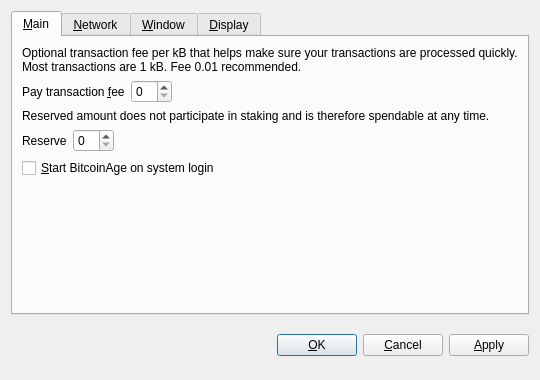
<?xml version="1.0" encoding="UTF-8"?>
<ui version="4.0">
 <class>OptionsDialog</class>
 <widget class="QDialog" name="OptionsDialog">
  <property name="geometry">
   <rect>
    <x>0</x>
    <y>0</y>
    <width>540</width>
    <height>380</height>
   </rect>
  </property>
  <property name="windowTitle">
   <string>Options</string>
  </property>
  <property name="modal">
   <bool>true</bool>
  </property>
  <layout class="QVBoxLayout" name="verticalLayout">
   <item>
    <widget class="QTabWidget" name="tabWidget">
     <property name="tabPosition">
      <enum>QTabWidget::North</enum>
     </property>
     <property name="currentIndex">
      <number>0</number>
     </property>
     <widget class="QWidget" name="tabMain">
      <attribute name="title">
       <string>&amp;Main</string>
      </attribute>
      <layout class="QVBoxLayout" name="verticalLayout_Main">
       <item>
        <widget class="QLabel" name="transactionFeeInfoLabel">
         <property name="text">
          <string>Optional transaction fee per kB that helps make sure your transactions are processed quickly. Most transactions are 1 kB. Fee 0.01 recommended.</string>
         </property>
         <property name="textFormat">
          <enum>Qt::PlainText</enum>
         </property>
         <property name="wordWrap">
          <bool>true</bool>
         </property>
        </widget>
       </item>
       <item>
        <layout class="QHBoxLayout" name="horizontalLayoutFee">
         <item>
          <widget class="QLabel" name="transactionFeeLabel">
           <property name="text">
            <string>Pay transaction &amp;fee</string>
           </property>
           <property name="textFormat">
            <enum>Qt::PlainText</enum>
           </property>
           <property name="buddy">
            <cstring>transactionFee</cstring>
           </property>
          </widget>
         </item>
         <item>
          <widget class="BitcoinAmountField" name="transactionFee"/>
         </item>
         <item>
          <spacer name="horizontalSpacerFee">
           <property name="orientation">
            <enum>Qt::Horizontal</enum>
           </property>
           <property name="sizeHint" stdset="0">
            <size>
             <width>40</width>
             <height>20</height>
            </size>
           </property>
          </spacer>
         </item>
        </layout>
       </item>
       <item>
        <widget class="QLabel" name="reserveBalanceInfoLabel">
         <property name="text">
          <string>Reserved amount does not participate in staking and is therefore spendable at any time.</string>
         </property>
         <property name="textFormat">
          <enum>Qt::PlainText</enum>
         </property>
         <property name="wordWrap">
          <bool>true</bool>
         </property>
        </widget>
       </item>
       <item>
        <layout class="QHBoxLayout" name="horizontalLayoutReserveBalance">
         <item>
          <widget class="QLabel" name="reserveBalanceLabel">
           <property name="text">
            <string>Reserve</string>
           </property>
           <property name="textFormat">
            <enum>Qt::PlainText</enum>
           </property>
           <property name="buddy">
            <cstring>reserveBalance</cstring>
           </property>
          </widget>
         </item>
         <item>
          <widget class="BitcoinAmountField" name="reserveBalance"/>
         </item>
         <item>
          <spacer name="horizontalSpacerReserveBalance">
           <property name="orientation">
            <enum>Qt::Horizontal</enum>
           </property>
           <property name="sizeHint" stdset="0">
            <size>
             <width>40</width>
             <height>20</height>
            </size>
           </property>
          </spacer>
         </item>
        </layout>
       </item>
       <item>
        <widget class="QCheckBox" name="bitcoinAtStartup">
         <property name="toolTip">
          <string>Automatically start BitcoinAge after logging in to the system.</string>
         </property>
         <property name="text">
          <string>&amp;Start BitcoinAge on system login</string>
         </property>
        </widget>
       </item>
       <item>
        <spacer name="verticalSpacer_Main">
         <property name="orientation">
          <enum>Qt::Vertical</enum>
         </property>
         <property name="sizeHint" stdset="0">
          <size>
           <width>20</width>
           <height>40</height>
          </size>
         </property>
        </spacer>
       </item>
      </layout>
     </widget>
     <widget class="QWidget" name="tabNetwork">
      <attribute name="title">
       <string>&amp;Network</string>
      </attribute>
      <layout class="QVBoxLayout" name="verticalLayout_Network">
       <item>
        <widget class="QCheckBox" name="mapPortUpnp">
         <property name="toolTip">
          <string>Automatically open the BitcoinAge client port on the router. This only works when your router supports UPnP and it is enabled.</string>
         </property>
         <property name="text">
          <string>Map port using &amp;UPnP</string>
         </property>
        </widget>
       </item>
       <item>
        <widget class="QCheckBox" name="connectSocks">
         <property name="toolTip">
          <string>Connect to the BitcoinAge network through a SOCKS proxy (e.g. when connecting through Tor).</string>
         </property>
         <property name="text">
          <string>&amp;Connect through SOCKS proxy:</string>
         </property>
        </widget>
       </item>
       <item>
        <layout class="QHBoxLayout" name="horizontalLayout_Network">
         <item>
          <widget class="QLabel" name="proxyIpLabel">
           <property name="text">
            <string>Proxy &amp;IP:</string>
           </property>
           <property name="textFormat">
            <enum>Qt::PlainText</enum>
           </property>
           <property name="buddy">
            <cstring>proxyIp</cstring>
           </property>
          </widget>
         </item>
         <item>
          <widget class="QValidatedLineEdit" name="proxyIp">
           <property name="maximumSize">
            <size>
             <width>140</width>
             <height>16777215</height>
            </size>
           </property>
           <property name="toolTip">
            <string>IP address of the proxy (e.g. 127.0.0.1)</string>
           </property>
          </widget>
         </item>
         <item>
          <widget class="QLabel" name="proxyPortLabel">
           <property name="text">
            <string>&amp;Port:</string>
           </property>
           <property name="textFormat">
            <enum>Qt::PlainText</enum>
           </property>
           <property name="buddy">
            <cstring>proxyPort</cstring>
           </property>
          </widget>
         </item>
         <item>
          <widget class="QLineEdit" name="proxyPort">
           <property name="maximumSize">
            <size>
             <width>55</width>
             <height>16777215</height>
            </size>
           </property>
           <property name="toolTip">
            <string>Port of the proxy (e.g. 9050)</string>
           </property>
          </widget>
         </item>
         <item>
          <widget class="QLabel" name="socksVersionLabel">
           <property name="text">
            <string>SOCKS &amp;Version:</string>
           </property>
           <property name="textFormat">
            <enum>Qt::PlainText</enum>
           </property>
           <property name="buddy">
            <cstring>socksVersion</cstring>
           </property>
          </widget>
         </item>
         <item>
          <widget class="QValueComboBox" name="socksVersion">
           <property name="toolTip">
            <string>SOCKS version of the proxy (e.g. 5)</string>
           </property>
          </widget>
         </item>
         <item>
          <spacer name="horizontalSpacer_Network">
           <property name="orientation">
            <enum>Qt::Horizontal</enum>
           </property>
           <property name="sizeHint" stdset="0">
            <size>
             <width>40</width>
             <height>20</height>
            </size>
           </property>
          </spacer>
         </item>
        </layout>
       </item>
       <item>
        <spacer name="verticalSpacer_Network">
         <property name="orientation">
          <enum>Qt::Vertical</enum>
         </property>
         <property name="sizeHint" stdset="0">
          <size>
           <width>20</width>
           <height>40</height>
          </size>
         </property>
        </spacer>
       </item>
      </layout>
     </widget>
     <widget class="QWidget" name="tabWindow">
      <attribute name="title">
       <string>&amp;Window</string>
      </attribute>
      <layout class="QVBoxLayout" name="verticalLayout_Window">
       <item>
        <widget class="QCheckBox" name="minimizeToTray">
         <property name="toolTip">
          <string>Show only a tray icon after minimizing the window.</string>
         </property>
         <property name="text">
          <string>&amp;Minimize to the tray instead of the taskbar</string>
         </property>
        </widget>
       </item>
       <item>
        <widget class="QCheckBox" name="minimizeOnClose">
         <property name="toolTip">
          <string>Minimize instead of exit the application when the window is closed. When this option is enabled, the application will be closed only after selecting Quit in the menu.</string>
         </property>
         <property name="text">
          <string>M&amp;inimize on close</string>
         </property>
        </widget>
       </item>
       <item>
        <spacer name="verticalSpacer_Window">
         <property name="orientation">
          <enum>Qt::Vertical</enum>
         </property>
         <property name="sizeHint" stdset="0">
          <size>
           <width>20</width>
           <height>40</height>
          </size>
         </property>
        </spacer>
       </item>
      </layout>
     </widget>
     <widget class="QWidget" name="tabDisplay">
      <attribute name="title">
       <string>&amp;Display</string>
      </attribute>
      <layout class="QVBoxLayout" name="verticalLayout_Display">
       <item>
        <layout class="QHBoxLayout" name="horizontalLayout_1_Display">
         <item>
          <widget class="QLabel" name="langLabel">
           <property name="text">
            <string>User Interface &amp;language:</string>
           </property>
           <property name="textFormat">
            <enum>Qt::PlainText</enum>
           </property>
           <property name="buddy">
            <cstring>lang</cstring>
           </property>
          </widget>
         </item>
         <item>
          <widget class="QValueComboBox" name="lang">
           <property name="toolTip">
            <string>The user interface language can be set here. This setting will take effect after restarting BitcoinAge.</string>
           </property>
          </widget>
         </item>
        </layout>
       </item>
       <item>
        <layout class="QHBoxLayout" name="horizontalLayout_2_Display">
         <item>
          <widget class="QLabel" name="unitLabel">
           <property name="text">
            <string>&amp;Unit to show amounts in:</string>
           </property>
           <property name="textFormat">
            <enum>Qt::PlainText</enum>
           </property>
           <property name="buddy">
            <cstring>unit</cstring>
           </property>
          </widget>
         </item>
         <item>
          <widget class="QValueComboBox" name="unit">
           <property name="toolTip">
            <string>Choose the default subdivision unit to show in the interface and when sending coins.</string>
           </property>
          </widget>
         </item>
        </layout>
       </item>
       <item>
        <widget class="QCheckBox" name="displayAddresses">
         <property name="toolTip">
          <string>Whether to show BitcoinAge addresses in the transaction list or not.</string>
         </property>
         <property name="text">
          <string>&amp;Display addresses in transaction list</string>
         </property>
        </widget>
       </item>
       <item>
        <widget class="QCheckBox" name="coinControlFeatures">
         <property name="toolTip">
          <string>Whether to show coin control features or not.</string>
         </property>
         <property name="text">
          <string>Display coin &amp;control features (experts only!)</string>
         </property>
        </widget>
       </item>
       <item>
        <spacer name="verticalSpacer_Display">
         <property name="orientation">
          <enum>Qt::Vertical</enum>
         </property>
         <property name="sizeHint" stdset="0">
          <size>
           <width>20</width>
           <height>40</height>
          </size>
         </property>
        </spacer>
       </item>
      </layout>
     </widget>
    </widget>
   </item>
   <item>
    <layout class="QHBoxLayout" name="horizontalLayout_Buttons">
     <item>
      <spacer name="horizontalSpacer_1">
       <property name="orientation">
        <enum>Qt::Horizontal</enum>
       </property>
       <property name="sizeHint" stdset="0">
        <size>
         <width>40</width>
         <height>48</height>
        </size>
       </property>
      </spacer>
     </item>
     <item>
      <widget class="QLabel" name="statusLabel">
       <property name="font">
        <font>
         <weight>75</weight>
         <bold>true</bold>
        </font>
       </property>
       <property name="text">
        <string/>
       </property>
       <property name="textFormat">
        <enum>Qt::PlainText</enum>
       </property>
       <property name="wordWrap">
        <bool>true</bool>
       </property>
      </widget>
     </item>
     <item>
      <spacer name="horizontalSpacer_2">
       <property name="orientation">
        <enum>Qt::Horizontal</enum>
       </property>
       <property name="sizeHint" stdset="0">
        <size>
         <width>40</width>
         <height>48</height>
        </size>
       </property>
      </spacer>
     </item>
     <item>
      <widget class="QPushButton" name="okButton">
       <property name="text">
        <string>&amp;OK</string>
       </property>
      </widget>
     </item>
     <item>
      <widget class="QPushButton" name="cancelButton">
       <property name="text">
        <string>&amp;Cancel</string>
       </property>
       <property name="autoDefault">
        <bool>false</bool>
       </property>
      </widget>
     </item>
     <item>
      <widget class="QPushButton" name="applyButton">
       <property name="text">
        <string>&amp;Apply</string>
       </property>
       <property name="autoDefault">
        <bool>false</bool>
       </property>
      </widget>
     </item>
    </layout>
   </item>
  </layout>
 </widget>
 <customwidgets>
  <customwidget>
   <class>BitcoinAmountField</class>
   <extends>QSpinBox</extends>
   <header>bitcoinamountfield.h</header>
  </customwidget>
  <customwidget>
   <class>QValueComboBox</class>
   <extends>QComboBox</extends>
   <header>qvaluecombobox.h</header>
  </customwidget>
  <customwidget>
   <class>QValidatedLineEdit</class>
   <extends>QLineEdit</extends>
   <header>qvalidatedlineedit.h</header>
  </customwidget>
 </customwidgets>
 <resources/>
 <connections/>
</ui>
